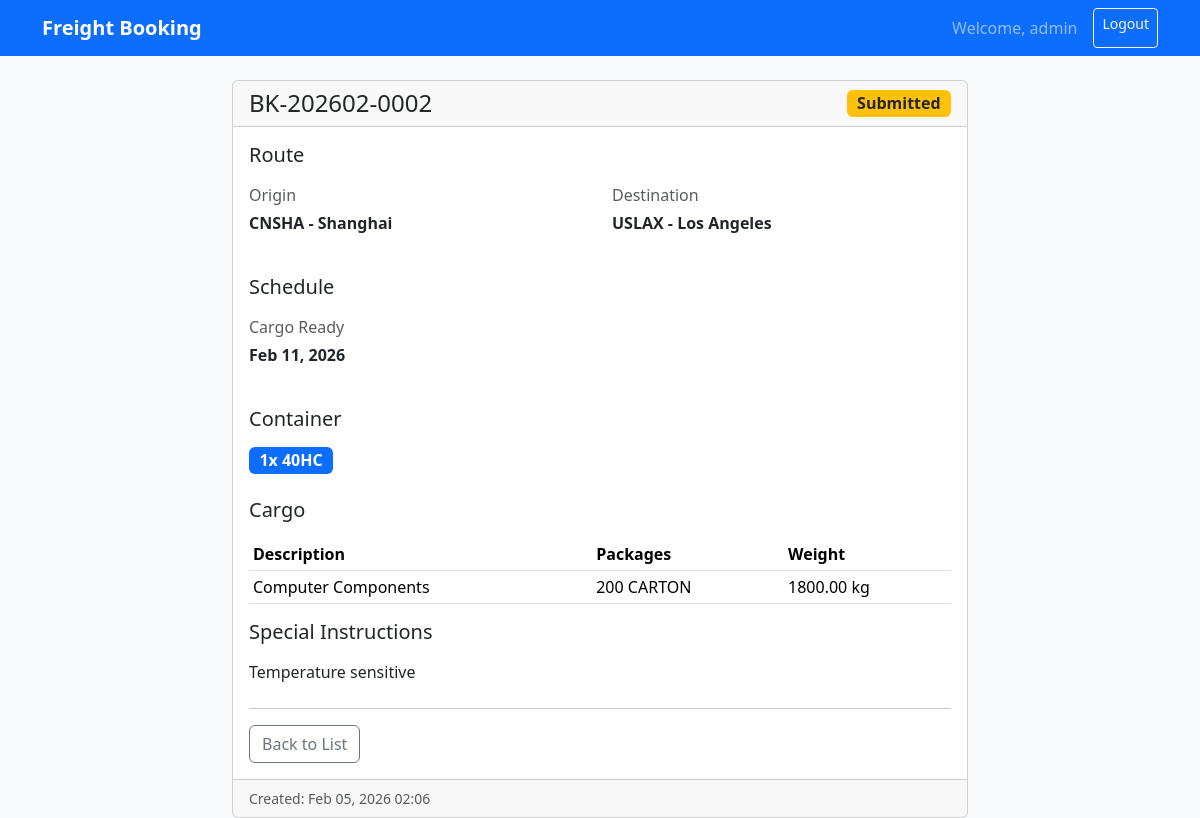
/2/ (signed in), run on the app's committed database.
### bookings/models.py (models this page shows, shortened)
class Booking(models.Model):
    STATUS_CHOICES = [
        ('DRAFT', 'Draft'),
        ('SUBMITTED', 'Submitted'),
        ('CONFIRMED', 'Confirmed'),
        ('CANCELLED', 'Cancelled'),
    ]
    booking_number = models.CharField(max_length=20, unique=True, editable=False)
    customer = models.ForeignKey(Customer, on_delete=models.PROTECT)
    created_by = models.ForeignKey(User, on_delete=models.PROTECT)
    origin_port = models.ForeignKey(Port, on_delete=models.PROTECT, related_name='origin_bookings')
    destination_port = models.ForeignKey(Port, on_delete=models.PROTECT, related_name='destination_bookings')
    cargo_ready_date = models.DateField()
    container_type = models.ForeignKey(ContainerType, on_delete=models.PROTECT)
    container_count = models.PositiveIntegerField(default=1)
    status = models.CharField(max_length=20, choices=STATUS_CHOICES, default='DRAFT')
    special_instructions = models.TextField(blank=True)
    carrier_name = models.CharField(max_length=100, blank=True)
    vessel_name = models.CharField(max_length=100, blank=True)
    voyage_number = models.CharField(max_length=50, blank=True)
    etd = models.DateField(null=True, blank=True, verbose_name="ETD")
    eta = models.DateField(null=True, blank=True, verbose_name="ETA")
    submitted_at = models.DateTimeField(null=True, blank=True)
    confirmed_at = models.DateTimeField(null=True, blank=True)
    created_at = models.DateTimeField(auto_now_add=True)
    updated_at = models.DateTimeField(auto_now=True)
    class Meta:
        ordering = ['-created_at']

class Port(models.Model):
    code = models.CharField(max_length=10, unique=True)  # UN/LOCODE
    name = models.CharField(max_length=255)
    country = models.CharField(max_length=100)
    is_active = models.BooleanField(default=True)
    class Meta:
        ordering = ['code']

class ContainerType(models.Model):
    code = models.CharField(max_length=10, unique=True)
    name = models.CharField(max_length=50)
    size_ft = models.IntegerField()
    class Meta:
        ordering = ['size_ft', 'code']

class BookingItem(models.Model):
    booking = models.ForeignKey(Booking, on_delete=models.CASCADE, related_name='items')
    description = models.CharField(max_length=500)
    package_type = models.CharField(max_length=50, blank=True)  # PALLET, CARTON, etc.
    quantity = models.PositiveIntegerField()
    weight_kg = models.DecimalField(max_digits=10, decimal_places=2)
    created_at = models.DateTimeField(auto_now_add=True)
    class Meta:
        ordering = ['id']

### bookings/views.py (the view)
# urls.py: path('<int:booking_id>/', views.booking_detail, name='booking_detail'),
@login_required
def booking_detail(request, booking_id):
    booking = get_object_or_404(Booking, id=booking_id)
    if hasattr(request.user, 'profile') and request.user.profile.customer:
        if booking.customer != request.user.profile.customer:
            messages.error(request, 'You do not have permission to view this booking.')
            return redirect('booking_list')
    return render(request, 'bookings/booking_detail.html', {'booking': booking})

### templates/bookings/booking_detail.html (shortened to what this page needs)
{% extends 'base.html' %}
{% block content %}
<div class="row justify-content-center">
    <div class="col-md-8">
        <div class="card">
            <div class="card-header d-flex justify-content-between align-items-center">
                <h4 class="mb-0">{{ booking.booking_number }}</h4>
                <span class="badge
                    {% if booking.status == 'DRAFT' %}bg-secondary
                    {% elif booking.status == 'SUBMITTED' %}bg-warning text-dark
                    {% elif booking.status == 'CONFIRMED' %}bg-success
                    {% else %}bg-danger{% endif %} fs-6">
                    {{ booking.get_status_display }}
                </span>
            </div>
            <div class="card-body">
                <h5 class="mb-3">Route</h5>
                <div class="row mb-4">
                    <div class="col-md-6">
                        <p class="text-muted mb-1">Origin</p>
                        <p class="fw-bold">{{ booking.origin_port.code }} - {{ booking.origin_port.name }}</p>
                    </div>
                    <div class="col-md-6">
                        <p class="text-muted mb-1">Destination</p>
                        <p class="fw-bold">{{ booking.destination_port.code }} - {{ booking.destination_port.name }}</p>
                    </div>
                </div>
                <h5 class="mb-3">Schedule</h5>
                <div class="row mb-4">
                    <div class="col-md-4">
                        <p class="text-muted mb-1">Cargo Ready</p>
                        <p class="fw-bold">{{ booking.cargo_ready_date|date:"M d, Y" }}</p>
                    </div>
                </div>
                <h5 class="mb-3">Container</h5>
                <p class="mb-4">
                    <span class="badge bg-primary fs-6">{{ booking.container_count }}x {{ booking.container_type.code }}</span>
                </p>
                <h5 class="mb-3">Cargo</h5>
                <table class="table table-sm">
                    <thead>
                        <tr>
                            <th>Description</th>
                            <th>Packages</th>
                            <th>Weight</th>
                        </tr>
                    </thead>
                    <tbody>
                        {% for item in booking.items.all %}
                        <tr>
                            <td>{{ item.description }}</td>
                            <td>{{ item.quantity }} {{ item.package_type }}</td>
                            <td>{{ item.weight_kg }} kg</td>
                        </tr>
                        {% empty %}
                        <tr>
                            <td colspan="3" class="text-muted">No cargo items</td>
                        </tr>
                        {% endfor %}
                    </tbody>
                </table>
                {% if booking.special_instructions %}
                <h5 class="mb-3">Special Instructions</h5>
                <p class="mb-4">{{ booking.special_instructions }}</p>
                {% endif %}
                <hr>
                <div class="d-flex gap-2">
                    <a href="{% url 'booking_list' %}" class="btn btn-outline-secondary">Back to List</a>
                </div>
            </div>
            <div class="card-footer text-muted small">
                Created: {{ booking.created_at|date:"M d, Y H:i" }}
            </div>
        </div>
    </div>
</div>
{% endblock %}

### templates/base.html (shortened to what this page needs)
<!DOCTYPE html>
<html lang="en">
<head>
    <link href="https://cdn.jsdelivr.net/npm/bootstrap@5.3.2/dist/css/bootstrap.min.css" rel="stylesheet">
</head>
<body class="bg-light">
    <nav class="navbar navbar-expand-lg navbar-dark bg-primary mb-4">
        <div class="container">
            <a class="navbar-brand" href="/">Freight Booking</a>
            {% if user.is_authenticated %}
            <div class="navbar-nav ms-auto">
                <span class="navbar-text me-3">
                    Welcome, {{ user.username }}
                </span>
                <a class="btn btn-outline-light btn-sm" href="{% url 'logout' %}">Logout</a>
            </div>
            {% endif %}
        </div>
    </nav>
    <div class="container">
        {% block content %}{% endblock %}
    </div>
</body>
</html>

### templates/base.html (style rules this page uses)
.navbar-brand { font-weight: bold; }

### data on the page
Booking: booking_number "BK-202602-0002", status "Submitted", origin_port.code "CNSHA", origin_port.name "Shanghai", destination_port.code "USLAX", destination_port.name "Los Angeles", cargo_ready_date "Feb 11, 2026", container_count "1", container_type.code "40HC", special_instructions "Temperature sensitive", created_at "Feb 05, 2026 02:06"
BookingItem: description "Computer Components", quantity "200", package_type "CARTON", weight_kg "1800.00"

### other printed values
{{ user.username }} "admin"
